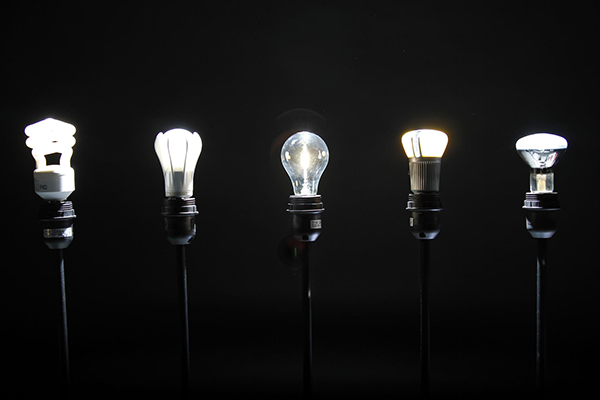
#> input picture images/lights_01.png, 600 x 400 px
$ python saveE.py --image images/lights_01.png
#> lines starting #> are read from the running program, lines starting #| are printed output that depends on the picture; after the words box and inside, x2 and y2 are one past the last pixel; in counts of white or black regions, pixels touching at a corner belong together
# USAGE
# python detect_bright_spots.py --image images/lights_01.png

# import the necessary packages
from imutils import contours
from skimage import measure
import numpy as np
import argparse
import imutils
import cv2

# construct the argument parse and parse the arguments
ap = argparse.ArgumentParser()
ap.add_argument("-i", "--image", required=True,
	help="path to the image file")
args = vars(ap.parse_args())

# load the image, convert it to grayscale, and blur it
image = cv2.imread(args["image"])
#> image is the input picture: shape (400, 600, 3); mean B, G, R 22.5, 22.6, 22.5
gray = cv2.cvtColor(image, cv2.COLOR_BGR2GRAY)
blurred = cv2.GaussianBlur(gray, (11, 11), 0)
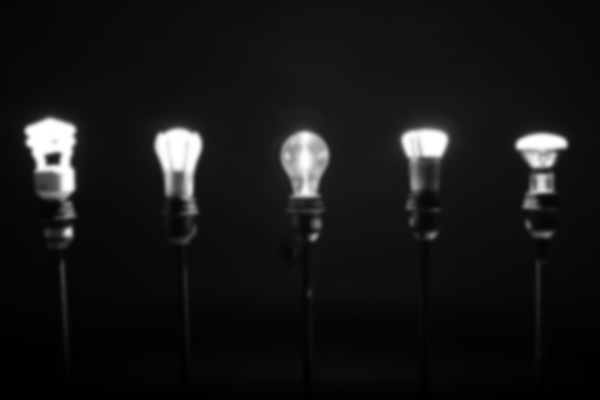
#> blurred: shape (400, 600); min 0, max 255, mean 22.6

# threshold the image to reveal light regions in the
# blurred image
thresh = cv2.threshold(blurred, 200, 255, cv2.THRESH_BINARY)[1]
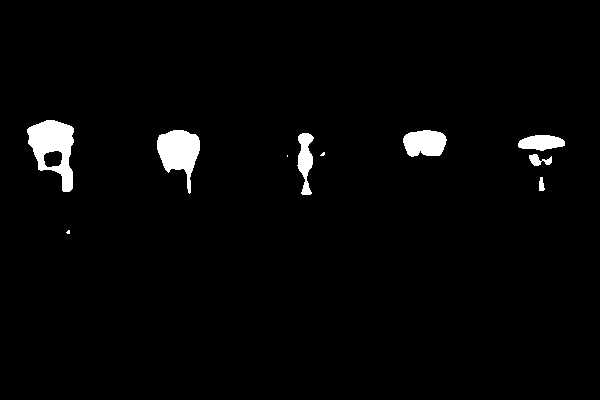
#> thresh: shape (400, 600); 2.4% white; 10 white regions (3 under 20 px), largest, box (x1, y1, x2, y2) and area: (27, 120, 74, 192) 1887, (157, 130, 200, 194) 1532, (403, 130, 447, 157) 947

# perform a series of erosions and dilations to remove
# any small blobs of noise from the thresholded image
thresh = cv2.erode(thresh, None, iterations=2)
#> thresh: shape (400, 600); 1.5% white; 8 white regions (1 under 20 px), largest, box (x1, y1, x2, y2) and area: (30, 122, 72, 190) 1253, (159, 132, 198, 172) 1114, (405, 132, 444, 154) 662
thresh = cv2.dilate(thresh, None, iterations=4)
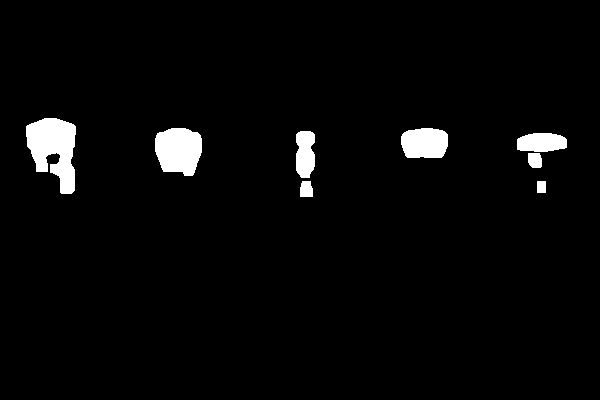
#> thresh: shape (400, 600); 3.2% white; 8 white regions, largest, box (x1, y1, x2, y2) and area: (26, 118, 76, 194) 2483, (155, 128, 202, 176) 1825, (401, 128, 448, 158) 1247

# perform a connected component analysis on the thresholded
# image, then initialize a mask to store only the "large"
# components
labels = measure.label(thresh, background=0)
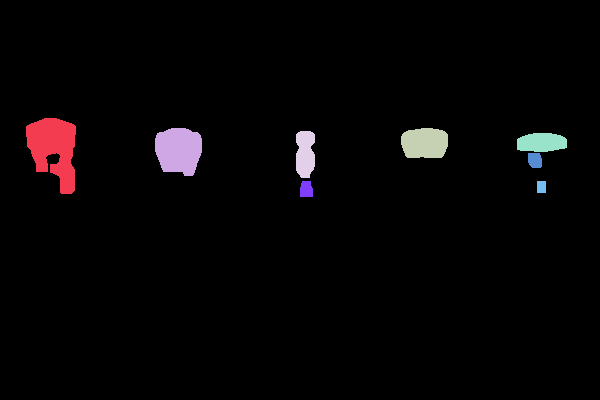
#> labels: shape (400, 600) int64; 9 distinct labels, from 0 to 8; one colour per label, 0 black
mask = np.zeros(thresh.shape, dtype="uint8")

# loop over the unique components
for label in np.unique(labels):
	# if this is the background label, ignore it
	if label == 0:
		continue

	# otherwise, construct the label mask and count the
	# number of pixels
	labelMask = np.zeros(thresh.shape, dtype="uint8")
	labelMask[labels == label] = 255
	numPixels = cv2.countNonZero(labelMask)

	# if the number of pixels in the component is sufficiently
	# large, then add it to our mask of "large blobs"
	if numPixels > 300:
		mask = cv2.add(mask, labelMask)
#> this loop made 9 passes
#> numPixels on passes 2 to 9: 2483, 1825, 1247, 776, 806, 191, 188, 108
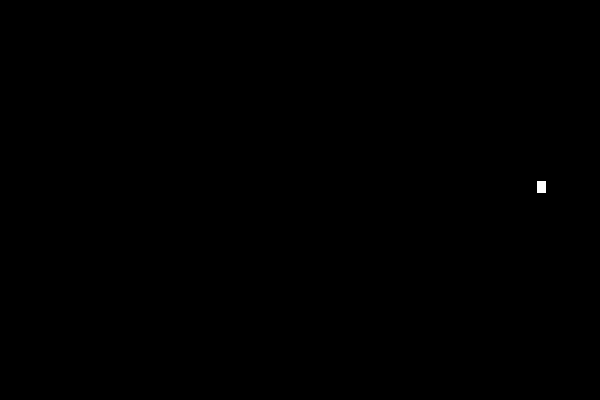
#> labelMask: shape (400, 600); 0.04% white; 1 white region, box (x1, y1, x2, y2) and area: (537, 181, 546, 193) 108
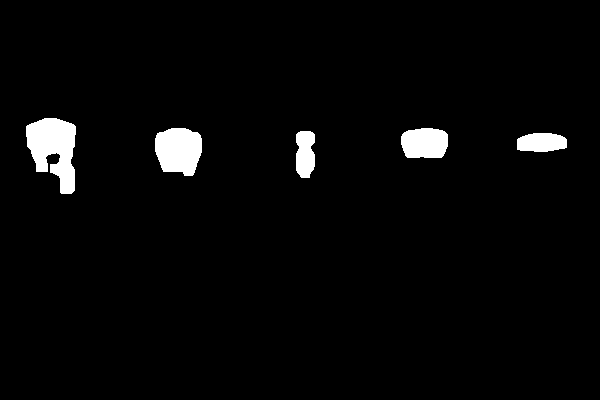
#> mask: shape (400, 600); 3% white; 5 white regions

# find the contours in the mask, then sort them from left to
# right
cnts = cv2.findContours(mask.copy(), cv2.RETR_EXTERNAL,
	cv2.CHAIN_APPROX_SIMPLE)
#> cnts = 5 contours; box (x1, y1, x2, y2) and area: (26, 118, 76, 194) 2352, (155, 128, 202, 176) 1748, (401, 128, 448, 158) 1184, (517, 133, 567, 152) 747, (296, 131, 315, 178) 719
print(cnts)
#> (printed output is left out)
cnts = imutils.grab_contours(cnts)
cnts = contours.sort_contours(cnts)[0]

# loop over the contours
for (i, c) in enumerate(cnts):
	# draw the bright spot on the image
	(x, y, w, h) = cv2.boundingRect(c)
	((cX, cY), radius) = cv2.minEnclosingCircle(c)
	cv2.circle(image, (int(cX), int(cY)), int(radius),
		(0, 0, 255), 3)
	cv2.putText(image, "#{}".format(i + 1), (x, y - 15),
		cv2.FONT_HERSHEY_SIMPLEX, 0.45, (0, 0, 255), 2)
#> this loop made 5 passes
#> (x, y, w, h, cX, cY, radius) on passes 1 to 5: (26, 118, 50, 76, 50.73, 157.9, 40.55), (155, 128, 47, 48, 177.7, 151.3, 27.65), (296, 131, 19, 47, 305, 153.9, 23.44), (401, 128, 47, 30, 424.3, 141, 23.8), (517, 133, 50, 19, 541.5, 144, 25.01)
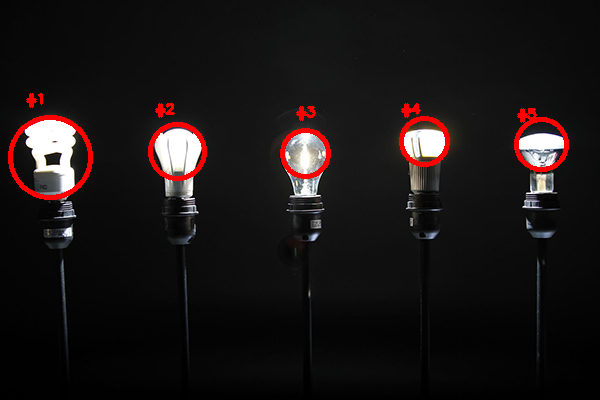
#> image: shape (400, 600, 3); 2.14% of pixels changed, all inside (x1, y1, x2, y2) = (8, 93, 569, 200)

# show the output image
cv2.imshow("Image", image)
cv2.waitKey(0)
